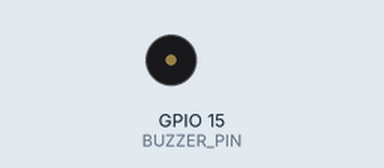
Simulated run of this sketch. Board: ESP32. Parts: buzzer (waves = sounding, pin HIGH). Wiring (inferred from the names in the program): IR receiver: data GPIO 13. The audio player accepts every command and is not drawn; what the sketch prints to the serial monitor is not drawn.

Above: at 1.1 s.
Timing chart, 0 to 3.5 s (numbered marks = the images above):
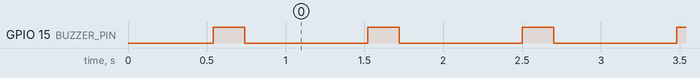

The sketch:

RemoteFix.ino
```cpp
#include <DFRobotDFPlayerMini.h>

// ----------- Konfigurasi Pin -----------
#define REMOTE_VT_PIN   13   // Pin VT dari modul remote
#define BUZZER_PIN      15   // Pin buzzer

// DFPlayer pakai UART2 (pin RX = 16, TX = 17 di ESP32)
HardwareSerial mySerial(2);
DFRobotDFPlayerMini myDFPlayer;

bool sound1Played = false;  // supaya Sound 1 hanya main sekali saat boot

void setup() {
  Serial.begin(115200);

  // Setup DFPlayer
  mySerial.begin(9600, SERIAL_8N1, 16, 17);
  if (!myDFPlayer.begin(mySerial)) {
    Serial.println("Gagal konek DFPlayer, cek wiring & SD card!");
    while (true);
  }
  Serial.println("DFPlayer siap!");
  myDFPlayer.volume(40);  // Set volume 0-30 (maksimal 40)

  // Setup tombol & buzzer
  pinMode(REMOTE_VT_PIN, INPUT);
  pinMode(BUZZER_PIN, OUTPUT);
  digitalWrite(BUZZER_PIN, LOW);

  // --- Mainkan Sound 1 saat ESP32 nyala ---
  myDFPlayer.play(1);  // Play file 001.mp3
  sound1Played = true;
  Serial.println("Sound 1 dimainkan (saat power ON)");
}

void loop() {
  // --- Remote VT ditekan ---
  if (digitalRead(REMOTE_VT_PIN) == HIGH) {
    Serial.println("Remote VT ditekan -> Buzzer + Sound 2");

    // Buzzer bunyi dulu
    digitalWrite(BUZZER_PIN, HIGH);
    delay(200);
    digitalWrite(BUZZER_PIN, LOW);
    delay(200);

    // Baru mainkan Sound 2
    myDFPlayer.play(2);  // Play file 002.mp3
    delay(500); // biar gak kepencet terus
  }

  delay(50);
}
```

Measured:
- by itself, GPIO 15 (BUZZER_PIN): alternates HIGH for 0.20 s and LOW for 0.78 s
